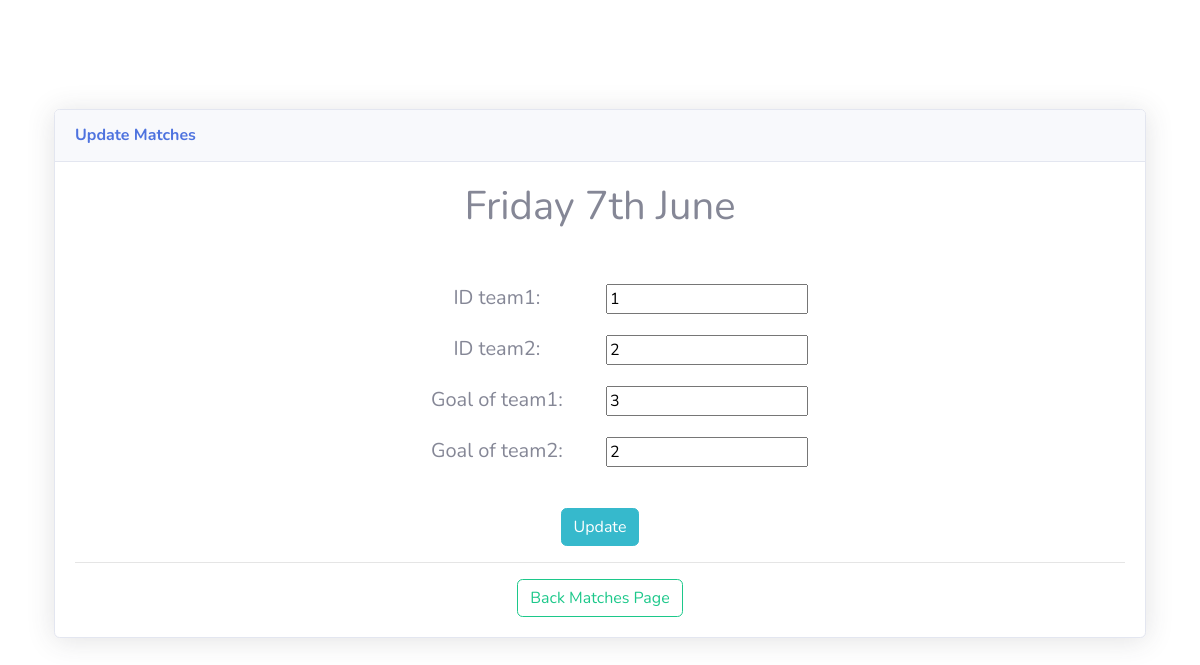
/Admin/Updatematches.php?id=1, run on the app's committed database.
### tables this page shows
CREATE TABLE `Matches` (
  `ID` int(11) NOT NULL AUTO_INCREMENT,
  `DateMatches` varchar(255) DEFAULT NULL,
  `IDteam1` int(11) DEFAULT NULL,
  `IDteam2` int(11) DEFAULT NULL,
  `goal1` int(11) DEFAULT NULL,
  `goal2` int(11) DEFAULT NULL,
  PRIMARY KEY (`ID`),
  KEY `fk_team1_idx` (`IDteam1`),
  KEY `fk_team2_idx` (`IDteam2`),
  CONSTRAINT `fk_team1` FOREIGN KEY (`IDteam1`) REFERENCES `team` (`ID`) ON DELETE NO ACTION ON UPDATE NO ACTION,
  CONSTRAINT `fk_team2` FOREIGN KEY (`IDteam2`) REFERENCES `team` (`ID`) ON DELETE NO ACTION ON UPDATE NO ACTION
);

### Admin/Updatematches.php (the view, shortened to what this page needs)
<!DOCTYPE html>
<html lang="en">
<head>
    <link href="vendor/fontawesome-free/css/all.min.css" rel="stylesheet" type="text/css">
    <link href="css/sb-admin-2.min.css" rel="stylesheet">
</head>
<body id="page-top">
    <div id="wrapper">
        <div class="container">
            <div class="card shadow mb-4" style="margin-top:10%;">
                <div class="card-header py-3">
                    <h6 class="m-0 font-weight-bold text-primary">Update Matches</h6>
                </div>
                <?php
$id=$_GET["id"];
include_once "db.php";
$query="SELECT * FROM Matches WHERE ID=$id";
$record=mysqli_query($conn,$query);
$result=mysqli_fetch_array($record);
?>
                <div class="card-body">
                    <center>
                        <h1 class="want"><?php echo $result["DateMatches"] ?></h1>
                        <form action="updatemat.php" method="post">
                            <div><label for=""> ID team1:</label>
                                <input type="number" name="team1" value="<?php echo $result["IDteam1"] ?>" />
                            </div>
                            <div><label for="">ID team2:</label>
                                <input type="number" name="team2" value="<?php echo $result["IDteam2"] ?>" />
                            </div>
                            <div><label for="">Goal of team1:</label>
                                <input type="number" name="goal1" value="<?php echo $result["goal1"] ?>" />
                            </div>
                            <div><label for="">Goal of team2:</label>
                                <input type="number" name="goal2" value="<?php echo $result["goal2"] ?>" />
                            </div>
                            <div style="margin-top:2%">
                                <input type="submit" value="Update" class="btn btn-info">
                            </div>
                        </form>
                        <hr>
                        <a href="Matches.php"><button type="button" class="btn btn-outline-success">Back Matches
                                Page</button></a>
                    </center>
                </div>
            </div>
        </div>
    </div>
</body>
</html>

### Admin/Updatematches.php (style rules this page uses)
label { width: 20%; font-size: 20px; margin-bottom: 2%; }
h1 { margin-bottom: 5%; }

### data on the page
matches: DateMatches "Friday 7th June", team1 "1", team2 "2", goal1 "3", goal2 "2"
